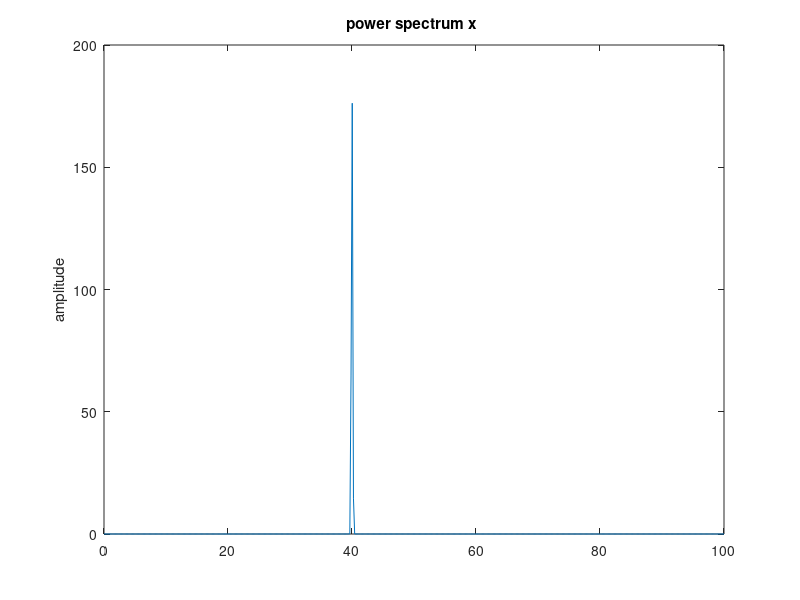

This chart was generated by the following MATLAB code: (Note: this script raises an error after producing the figure.)
% script to generate simulated data for analysis pipeline testing
power = 10;
samplerate = 200;
targetfreq = 40;
wtarget = 2;
pad = 7;
err = [2 .05];
t = 0:0.005:1000;
y = 10*sin(t*2*pi*targetfreq);
noise = rand(numel(t),1)';
sig = y+noise;

%% pwelch
figure; pwelch(sig,[],[],[],samplerate)

%% multitaper method
T = [1.01];
W = wtarget;
TWceilFloor = [ceil(T*W) floor(T*W)];
TWceilFloorDiff = [abs(TWceilFloor(1)-(T*W)) abs(TWceilFloor(2)-(T*W))];
[dum,locMin] = min(TWceilFloorDiff);
TW = TWceilFloor(locMin);
tapers = [TW 2*TW-1]; %should be [2 3]
% params.tapers = tapers;
params.tapers = [5 3];
params.pad = pad;
params.Fs = samplerate;
params.fpass = [W samplerate/2-W];
params.trialave = 0;
params.err = err;

[C,phi,S12,S1,S2,f,confC,phistd,Cerr]=coherencyc(sig,sig,params);

figure; plot(f,S1);